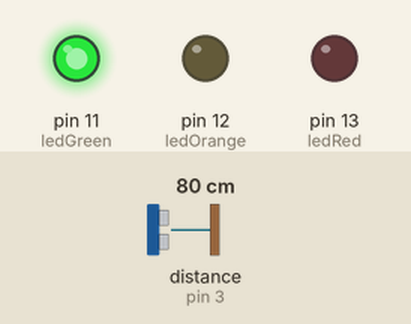
This sketch was run on a simulated Arduino Uno, built with avr-gcc and run on an emulated ATmega328P. Shown: output pins drawn as LEDs (lit = HIGH). Wiring (inferred from the names in the program): ultrasonic range finder: trigger pin 5; echo pin 3. Dashed ring = blinking. Inputs (shaded band) come from the test bench; at power-on: distance to the obstacle (sensor on pin 3) 80 cm. The echo pulse lasts 58.3 µs per cm; pins used as bus, display or sensor lines are not drawn.

Above: at 1.2 s.
1.3 s: distance to the obstacle (sensor on pin 3) set to 24 cm
2.8 s: distance to the obstacle (sensor on pin 3) set to 19 cm
At 4.0 s:
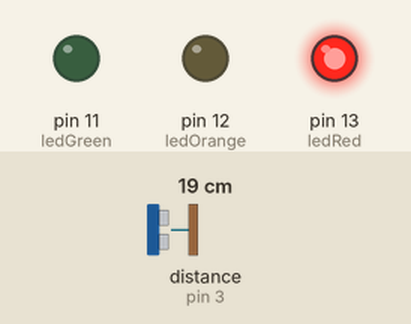
4.3 s: distance to the obstacle (sensor on pin 3) set to 35 cm
At 4.7 s:
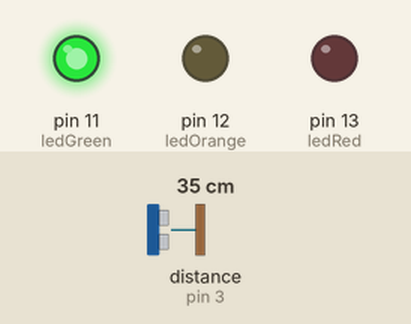
5.8 s: distance to the obstacle (sensor on pin 3) set to 2 cm
At 15.97 s:
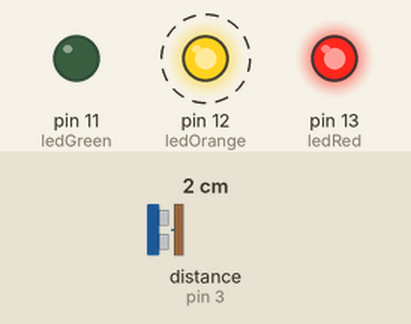
Timing chart, 0 to 17.6 s (numbered marks = the images above; inputs shaded):
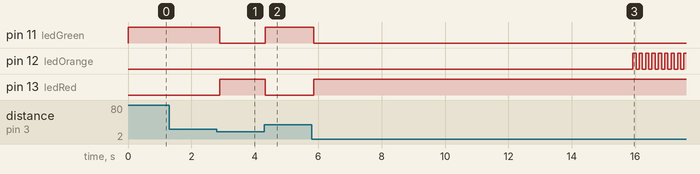

The sketch:

Parkingspot.ino
```cpp
int trigPin = 5;
int echoPin = 3;
int ledRed = 13;
int ledOrange = 12;
int ledGreen = 11;


long duration;
int distance;
unsigned long occupiedStartTime = 0;
bool wasOccupied = false;

void setup() {
  pinMode(trigPin, OUTPUT);
  pinMode(echoPin, INPUT);
  pinMode(ledGreen, OUTPUT);
  pinMode(ledOrange, OUTPUT);
  pinMode(ledRed, OUTPUT);
}

void loop() {

  digitalWrite(trigPin, LOW);
  delayMicroseconds(2);
  digitalWrite(trigPin, HIGH);
  delayMicroseconds(10);
  digitalWrite(trigPin, LOW);

  duration = pulseIn(echoPin, HIGH, 30000);
  distance = duration * 0.034 / 2;


  if (distance > 20 || duration == 0) {

    digitalWrite(ledGreen, HIGH);
    digitalWrite(ledRed, LOW);
    digitalWrite(ledOrange, LOW);
    wasOccupied = false;
    occupiedStartTime = 0;
  }
  else {

    digitalWrite(ledGreen, LOW);
    digitalWrite(ledRed, HIGH);


    if (wasOccupied == false) {
      occupiedStartTime = millis();
      wasOccupied = true;
    }


    if (millis() - occupiedStartTime > 10000) {
      digitalWrite(ledOrange, !digitalRead(ledOrange));
    }
    else {
      digitalWrite(ledOrange, LOW);
    }
  }

  delay(100);
}
```

Measured:
- the behaviour switches between 22 and 21 cm on distance to the obstacle (sensor on pin 3) (found by bisection; images 0 and 1)
- after the input at 1.3 s, every drawn part: stays the same
- after the input at 2.8 s, pin 11 (ledGreen): HIGH → LOW after 0.10 s; pin 13 (ledRed): LOW → HIGH after 0.10 s
- after the input at 4.3 s, pin 11 (ledGreen): LOW → HIGH at once; pin 13 (ledRed): HIGH → LOW at once
- after the input at 5.8 s, pin 11 (ledGreen): HIGH → LOW after 0.06 s; pin 12 (ledOrange): alternates HIGH for 0.10 s and LOW for 0.10 s, starting after 10.1 s; pin 13 (ledRed): LOW → HIGH after 0.06 s
